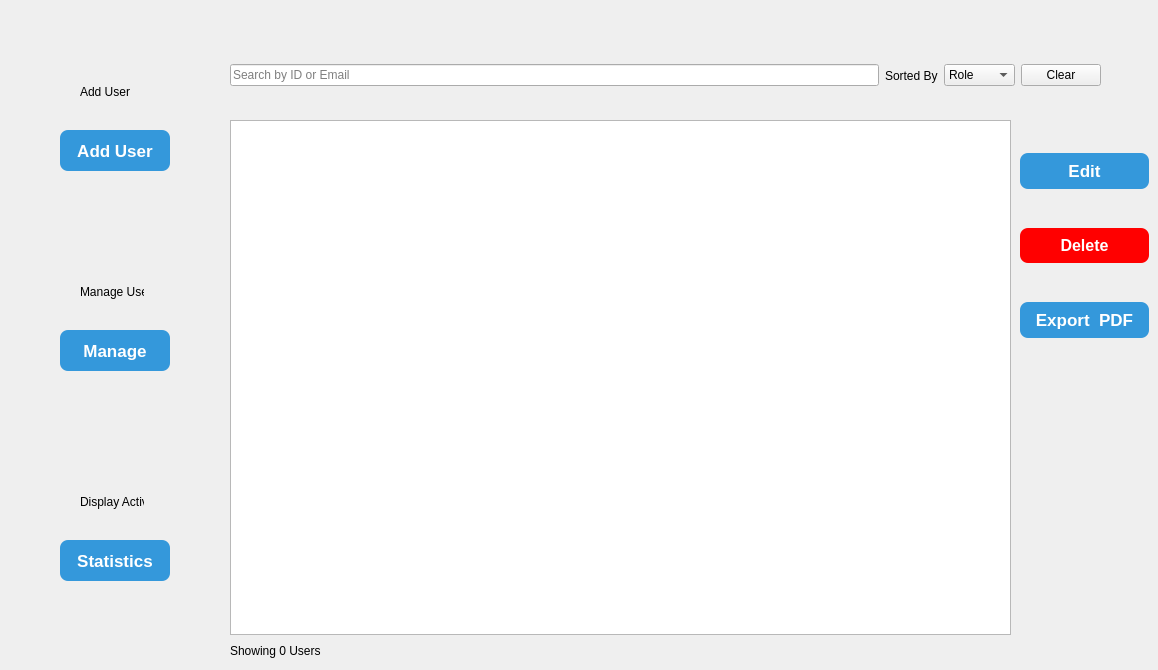
     <widget class="QWidget" name="user_page2">
      <widget class="QWidget" name="BackFrame_3" native="true">
       <property name="geometry">
        <rect>
         <x>10</x>
         <y>30</y>
         <width>211</width>
         <height>621</height>
        </rect>
       </property>
       <widget class="QLabel" name="dispuser_2">
        <property name="geometry">
         <rect>
          <x>70</x>
          <y>440</y>
          <width>64</width>
          <height>64</height>
         </rect>
        </property>
        <property name="styleSheet">
         <string notr="true">ui-&gt;adduser-&gt;setFixedSize(32, 32);</string>
        </property>
        <property name="text">
         <string>Display Activity </string>
        </property>
       </widget>
       <widget class="QPushButton" name="Display_2">
        <property name="geometry">
         <rect>
          <x>50</x>
          <y>510</y>
          <width>110</width>
          <height>41</height>
         </rect>
        </property>
        <property name="styleSheet">
         <string notr="true">QPushButton {
    background-color: #3498db;
    color: white;
    font-size: 17px;
    font-weight: bold;
    border: none;
    border-radius: 8px;
    padding: 8px 16px;
}
QPushButton:hover {
    background: qlineargradient(x1:0, y1:0, x2:0, y2:1,
                                stop:0 #38bdf8, stop:1 #0ea5e9);
}

QPushButton:pressed {
    background: qlineargradient(x1:0, y1:0, x2:0, y2:1,
                                stop:0 #0369a1, stop:1 #075985);
}
</string>
        </property>
        <property name="text">
         <string>Statistics</string>
        </property>
       </widget>
       <widget class="QPushButton" name="Manage_2">
        <property name="geometry">
         <rect>
          <x>50</x>
          <y>300</y>
          <width>110</width>
          <height>41</height>
         </rect>
        </property>
        <property name="styleSheet">
         <string notr="true">QPushButton {
    background-color: #3498db;
    color: white;
    font-size: 17px;
    font-weight: bold;
    border: none;
    border-radius: 8px;
    padding: 8px 16px;
}
QPushButton:hover {
    background: qlineargradient(x1:0, y1:0, x2:0, y2:1,
                                stop:0 #38bdf8, stop:1 #0ea5e9);
}

QPushButton:pressed {
    background: qlineargradient(x1:0, y1:0, x2:0, y2:1,
                                stop:0 #0369a1, stop:1 #075985);
}
</string>
        </property>
        <property name="text">
         <string>Manage</string>
        </property>
       </widget>
       <widget class="QLabel" name="adduser_2">
        <property name="geometry">
         <rect>
          <x>70</x>
          <y>30</y>
          <width>64</width>
          <height>64</height>
         </rect>
        </property>
        <property name="styleSheet">
         <string notr="true">ui-&gt;adduser-&gt;setFixedSize(32, 32);</string>
        </property>
        <property name="text">
         <string>Add User</string>
        </property>
       </widget>
       <widget class="QPushButton" name="add_user_2">
        <property name="geometry">
         <rect>
          <x>50</x>
          <y>100</y>
          <width>110</width>
          <height>41</height>
         </rect>
        </property>
        <property name="styleSheet">
         <string notr="true">QPushButton {
    background-color: #3498db;
    color: white;
    font-size: 17px;
    font-weight: bold;
    border: none;
    border-radius: 8px;
    padding: 8px 16px;
}
QPushButton:hover {
    background: qlineargradient(x1:0, y1:0, x2:0, y2:1,
                                stop:0 #38bdf8, stop:1 #0ea5e9);
}

QPushButton:pressed {
    background: qlineargradient(x1:0, y1:0, x2:0, y2:1,
                                stop:0 #0369a1, stop:1 #075985);
}
</string>
        </property>
        <property name="text">
         <string>Add User</string>
        </property>
       </widget>
       <widget class="QLabel" name="deluser_2">
        <property name="geometry">
         <rect>
          <x>70</x>
          <y>230</y>
          <width>64</width>
          <height>64</height>
         </rect>
        </property>
        <property name="styleSheet">
         <string notr="true">ui-&gt;adduser-&gt;setFixedSize(32, 32);</string>
        </property>
        <property name="text">
         <string>Manage User</string>
        </property>
       </widget>
      </widget>
      <widget class="QWidget" name="layoutWidget_7">
       <property name="geometry">
        <rect>
         <x>230</x>
         <y>120</y>
         <width>781</width>
         <height>541</height>
        </rect>
       </property>
       <layout class="QVBoxLayout" name="verticalLayout_6">
        <item>
         <widget class="QTableWidget" name="usersTable"/>
        </item>
        <item>
         <widget class="QLabel" name="labelResults_3">
          <property name="minimumSize">
           <size>
            <width>151</width>
            <height>20</height>
           </size>
          </property>
          <property name="lineWidth">
           <number>1</number>
          </property>
          <property name="text">
           <string>Showing 0 Users</string>
          </property>
         </widget>
        </item>
       </layout>
      </widget>
      <widget class="QWidget" name="layoutWidget_5">
       <property name="geometry">
        <rect>
         <x>1020</x>
         <y>120</y>
         <width>129</width>
         <height>251</height>
        </rect>
       </property>
       <layout class="QVBoxLayout" name="verticalLayout_5">
        <item>
         <widget class="QPushButton" name="editUSERBtn">
          <property name="styleSheet">
           <string notr="true">QPushButton {
    background-color: #3498db;
    color: white;
    font-size: 17px;
    font-weight: bold;
    border: none;
    border-radius: 8px;
    padding: 8px 16px;
}
QPushButton:hover {
    background: qlineargradient(x1:0, y1:0, x2:0, y2:1,
                                stop:0 #38bdf8, stop:1 #0ea5e9);
}

QPushButton:pressed {
    background: qlineargradient(x1:0, y1:0, x2:0, y2:1,
                                stop:0 #0369a1, stop:1 #075985);
}
</string>
          </property>
          <property name="text">
           <string>Edit</string>
          </property>
         </widget>
        </item>
        <item>
         <widget class="QPushButton" name="deleteUSERBtn">
          <property name="styleSheet">
           <string notr="true">QPushButton {
    background-color: #FF0000;
    color: white;
    font-size: 16px;
    font-weight: bold;
    border: none;
    border-radius: 8px;
    padding: 8px 16px;
}


QPushButton:hover {
    background: qlineargradient(x1:0, y1:0, x2:0, y2:1,
                                stop:0 #f87171, stop:1 #ef4444);
}

</string>
          </property>
          <property name="text">
           <string>Delete</string>
          </property>
         </widget>
        </item>
        <item>
         <widget class="QPushButton" name="export_pdf_user">
          <property name="styleSheet">
           <string notr="true">QPushButton {
    background-color: #3498db;
    color: white;
    font-size: 17px;
    font-weight: bold;
    border: none;
    border-radius: 8px;
    padding: 8px 16px;
}
QPushButton:hover {
    background: qlineargradient(x1:0, y1:0, x2:0, y2:1,
                                stop:0 #38bdf8, stop:1 #0ea5e9);
}

QPushButton:pressed {
    background: qlineargradient(x1:0, y1:0, x2:0, y2:1,
                                stop:0 #0369a1, stop:1 #075985);
}
</string>
          </property>
          <property name="text">
           <string>Export  PDF</string>
          </property>
          <property name="flat">
           <bool>false</bool>
          </property>
         </widget>
        </item>
       </layout>
      </widget>
      <widget class="QWidget" name="layoutWidget_6">
       <property name="geometry">
        <rect>
         <x>230</x>
         <y>50</y>
         <width>871</width>
         <height>51</height>
        </rect>
       </property>
       <layout class="QHBoxLayout" name="horizontalLayout_5">
        <item>
         <widget class="QLineEdit" name="searchbar_3">
          <property name="text">
           <string/>
          </property>
          <property name="placeholderText">
           <string>Search by ID or Email</string>
          </property>
         </widget>
        </item>
        <item>
         <widget class="QLabel" name="label_80">
          <property name="styleSheet">
           <string notr="true"/>
          </property>
          <property name="text">
           <string>Sorted By</string>
          </property>
         </widget>
        </item>
        <item>
         <widget class="QComboBox" name="comboBox_11">
          <item>
           <property name="text">
            <string>Role</string>
           </property>
          </item>
          <item>
           <property name="text">
            <string>Gender</string>
           </property>
          </item>
         </widget>
        </item>
        <item>
         <widget class="QPushButton" name="clear_3">
          <property name="text">
           <string>Clear</string>
          </property>
         </widget>
        </item>
       </layout>
      </widget>
     </widget>
